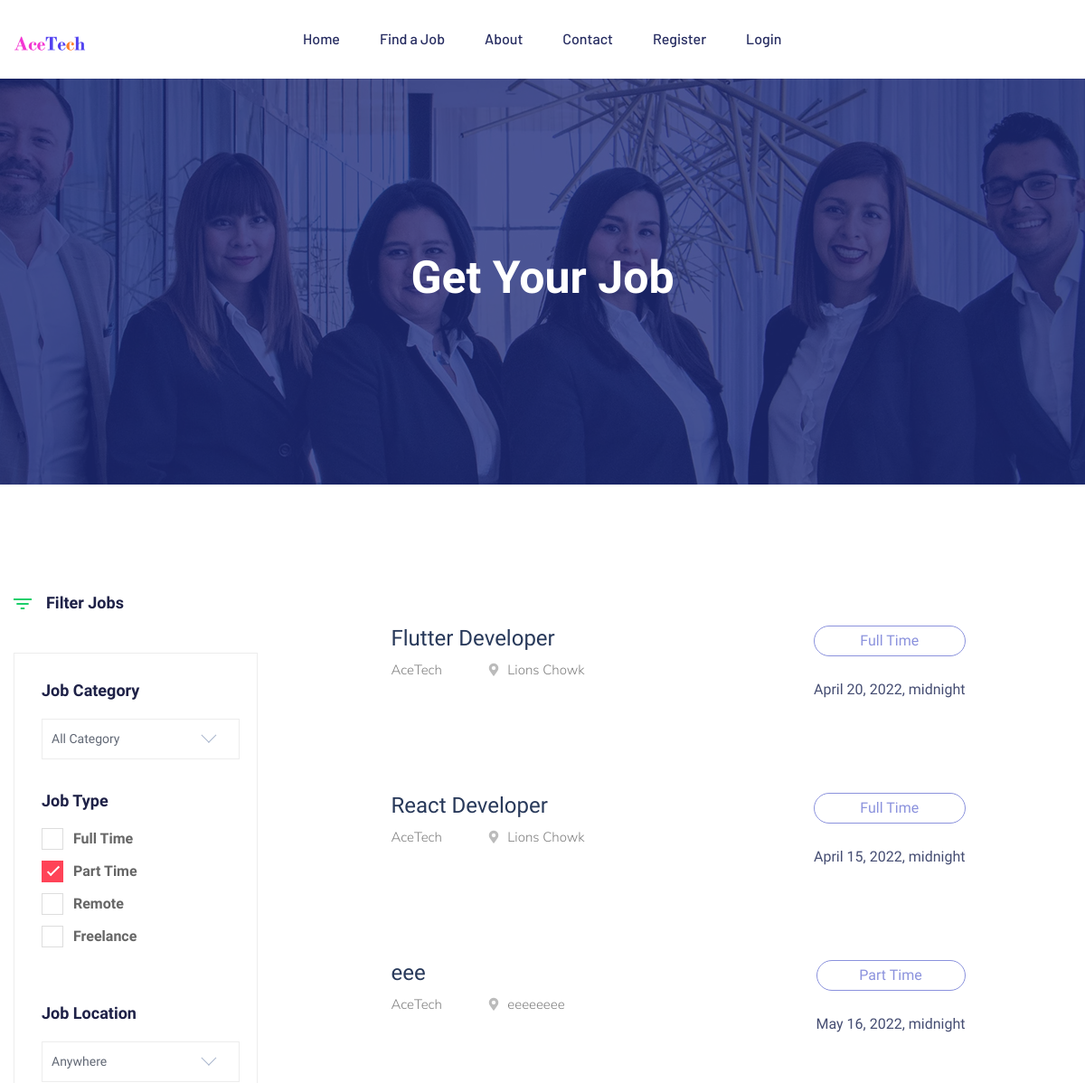
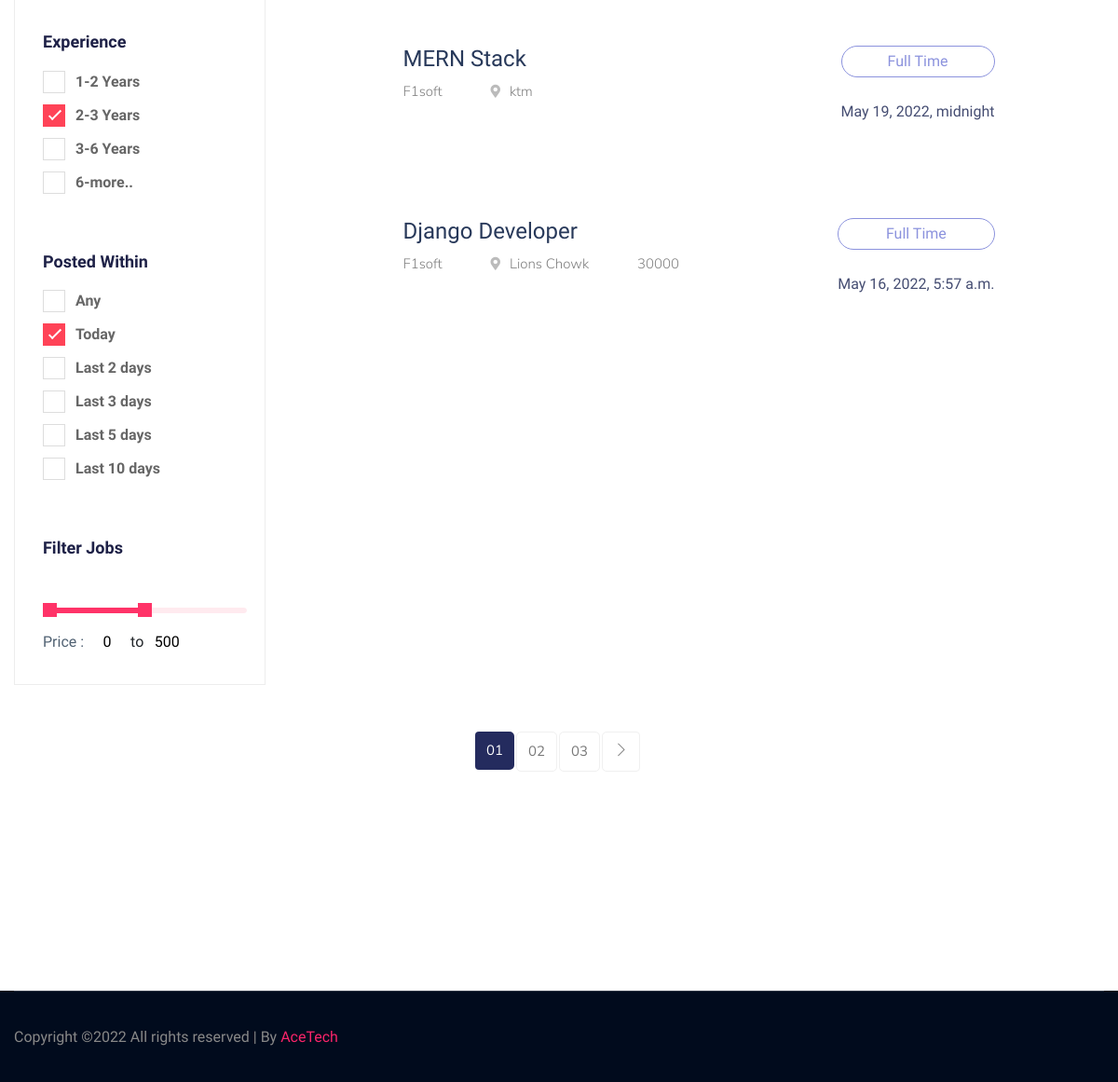
Page /jobs on the committed database (2 pictures, top to bottom).
### jobsapp/models.py (models this page shows, shortened)
class Job(models.Model):
    user = models.ForeignKey(User, on_delete=models.CASCADE)
    title = models.CharField(max_length=300)
    description = models.TextField()
    location = models.CharField(max_length=150)
    type = models.CharField(choices=JOB_TYPE, max_length=10)
    category = models.CharField(max_length=100)
    last_date = models.DateTimeField()
    company_name = models.CharField(max_length=100)
    company_description = models.TextField()
    website = models.CharField(max_length=100, default="")
    created_at = models.DateTimeField(default=timezone.now)
    filled = models.BooleanField(default=False)
    salary = models.CharField(max_length=100, default="", null=True, blank=True)
    vacant = models.CharField(max_length=100, default="", null=False, blank=False)

### jobsapp/views/home.py (the view)
# urls.py: path('jobs', JobListView.as_view(), name='jobs'),
class JobListView(ListView):
    model = Job
    template_name = 'jobs/jobs.html'
    context_object_name = 'jobs'
    paginate_by = 5

### templates/jobs/jobs.html (shortened to what this page needs)
{% extends 'base.html' %}
{% load static %}
{% block content %}
<main>
    <div class="slider-area ">
        <div class="single-slider section-overly slider-height2 d-flex align-items-center" data-background="assets/img/hero/about.jpg">
            <div class="container">
                <div class="row">
                    <div class="col-xl-12">
                        <div class="hero-cap text-center">
                            <h2>Get your job</h2>
                        </div>
                    </div>
                </div>
            </div>
        </div>
    </div>
    <div class="job-listing-area pt-120 pb-120">
        <div class="container">
            <div class="row">
                <div class="col-xl-3 col-lg-3 col-md-4">
                    <div class="row">
                        <div class="col-12">
                                <div class="small-section-tittle2 mb-45">
                                <div class="ion">
                                </div>
                                <h4>Filter Jobs</h4>
                            </div>
                        </div>
                    </div>
                    <div class="job-category-listing mb-50">
                        <div class="single-listing">
                           <div class="small-section-tittle2">
                                 <h4>Job Category</h4>
                           </div>
                            <div class="select-Categories pt-80 pb-50">
                                <div class="small-section-tittle2">
                                    <h4>Job Type</h4>
                                </div>
                                <label class="container">Full Time
                                    <span class="checkmark"></span>
                                </label>
                                <label class="container">Part Time
                                    <span class="checkmark"></span>
                                </label>
                                <label class="container">Remote
                                    <span class="checkmark"></span>
                                </label>
                                <label class="container">Freelance
                                    <span class="checkmark"></span>
                                </label>
                            </div>
                        </div>
                        <div class="single-listing">
                           <div class="small-section-tittle2">
                                 <h4>Job Location</h4>
                           </div>
                            <div class="select-Categories pt-80 pb-50">
                                <div class="small-section-tittle2">
                                    <h4>Experience</h4>
                                </div>
                                <label class="container">1-2 Years
                                    <span class="checkmark"></span>
                                </label>
                                <label class="container">2-3 Years
                                    <span class="checkmark"></span>
                                </label>
                                <label class="container">3-6 Years
                                    <span class="checkmark"></span>
                                </label>
                                <label class="container">6-more..
                                    <span class="checkmark"></span>
                                </label>
                            </div>
                        </div>
                        <div class="single-listing">
                            <div class="select-Categories pb-50">
                                <div class="small-section-tittle2">
                                    <h4>Posted Within</h4>
                                </div>
                                <label class="container">Any
                                    <span class="checkmark"></span>
                                </label>
                                <label class="container">Today
                                    <span class="checkmark"></span>
                                </label>
                                <label class="container">Last 2 days
                                    <span class="checkmark"></span>
                                </label>
                                <label class="container">Last 3 days
                                    <span class="checkmark"></span>
                                </label>
                                <label class="container">Last 5 days
                                    <span class="checkmark"></span>
                                </label>
                                <label class="container">Last 10 days
                                    <span class="checkmark"></span>
                                </label>
                            </div>
                        </div>
                        <div class="single-listing">
                            <aside class="left_widgets p_filter_widgets price_rangs_aside sidebar_box_shadow">
                                <div class="small-section-tittle2">
                                    <h4>Filter Jobs</h4>
                                </div>
                                <div class="widgets_inner">
                                    <div class="range_item">
                                        <input type="text" class="js-range-slider" value="" />
                                        <div class="d-flex align-items-center">
                                            <div class="price_text">
                                                <p>Price :</p>
                                            </div>
                                            <div class="price_value d-flex justify-content-center">
                                                <input type="text" class="js-input-from" id="amount" readonly />
                                                <span>to</span>
                                                <input type="text" class="js-input-to" id="amount" readonly />
                                            </div>
                                        </div>
                                    </div>
                                </div>
                            </aside>
                        </div>
                    </div>
                </div>
                <div class="col-xl-9 col-lg-9 col-md-8">
                    <section class="featured-job-area">
                        <div class="container">
                            <div class="row justify-content-center">
                                <div class="col-xl-10">
                                    {% for job in jobs %}
                                    <div class="single-job-items mb-30">
                                        <div class="job-items">
                                            <div class="job-tittle">
                                                <a href="{% url 'jobs:jobs-detail' job.id %}"><h4>{{ job.title }}</h4></a>
                                                <ul>
                                                    <li>{{ job.company_name }}</li>
                                                    <li><i class="fas fa-map-marker-alt"></i>{{ job.location }}</li>
                                                    <li> {{ job.salary }}</li>
                                                </ul>
                                            </div>
                                        </div>
                                        <div class="items-link f-right">
                                            {% if job.type == '1' %}
                                            <a href="job_details.html">Full Time</a>
                                                    {% elif job.type == '2' %}
                                                    <a href="job_details.html">Part Time</a>
                                                    {% else %}
                                                    <a href="job_details.html">Internship</a>
                                                    {% endif %}
                                            <span>{{ job.last_date }}</span>
                                        </div>
                                    </div>
                                    {% endfor %}
                                </div>
                            </div>
            </div>
        </div>
    </div>
    <div class="pagination-area pb-115 text-center">
        <div class="container">
            <div class="row">
                <div class="col-xl-12">
                    <div class="single-wrap d-flex justify-content-center">
                        <nav aria-label="Page navigation example">
                            <ul class="pagination justify-content-start">
                                <li class="page-item active"><a class="page-link" href="#">01</a></li>
                                <li class="page-item"><a class="page-link" href="#">02</a></li>
                                <li class="page-item"><a class="page-link" href="#">03</a></li>
                            <li class="page-item"><a class="page-link" href="#"><span class="ti-angle-right"></span></a></li>
                            </ul>
                        </nav>
                    </div>
                </div>
            </div>
        </div>
    </div>
</main>
{% endblock %}

### templates/base.html (shortened to what this page needs)
{% load static %}
<!doctype html>
<html class="no-js" lang="zxx">
    <head>
        <link type="text/css" href="{% static 'assets/css/pixel.css' %}" rel="stylesheet">
            <link rel="stylesheet" href="{% static 'assets/css/bootstrap.min.css' %}">
            <link rel="stylesheet" href="{% static 'assets/css/owl.carousel.min.css' %}">
            <link rel="stylesheet" href="{% static 'assets/css/flaticon.css' %}">
            <link rel="stylesheet" href="{% static 'assets/css/price_rangs.css' %}">
            <link rel="stylesheet" href="{% static 'assets/css/slicknav.css' %}">
            <link rel="stylesheet" href="{% static 'assets/css/animate.min.css' %}">
            <link rel="stylesheet" href="{% static 'assets/css/magnific-popup.css' %}">
            <link rel="stylesheet" href="{% static 'assets/css/fontawesome-all.min.css' %}">
            <link rel="stylesheet" href="{% static 'assets/css/themify-icons.css' %}">
            <link rel="stylesheet" href="{% static 'assets/css/slick.css' %}">
            <link rel="stylesheet" href="{% static 'assets/css/nice-select.css' %}">
            <link rel="stylesheet" href="{% static 'assets/css/style.css' %}">
            <link rel="stylesheet" href="{% static 'assets/scss/style.scss' %}">
   </head>
   <body>
    <header>
       <div class="header-area header-transparrent">
           <div class="headder-top header-sticky">
                <div class="container">
                    <div class="row align-items-center">
                        <div class="col-lg-3 col-md-2">
                            <div class="logo">
                                <a href="/"><img src="{% static 'assets/img/logo/Acetech.png' %}" alt=""></a>
                            </div>
                        </div>
                        <div class="col-lg-9 col-md-9">
                            <div class="menu-wrapper">
                                <div class="main-menu">
                                    <nav class="d-none d-lg-block">
                                        <ul id="navigation">
                                            <li><a href="/">Home</a></li>
                                            <li><a href="{% url 'jobs:jobs' %}">Find a Job </a></li>
                                            <li><a href="">About</a></li>
                                            <li><a href="">Contact</a></li>
                                            {% if request.user.is_authenticated and request.user.role == 'employer' %}
                                                <li><a href="{% url 'jobs:employer-profile' %}" style="color:#fb246a">
                                                    {% if request.user.role == 'employee' %}
                                                    {{ request.user.first_name }} {{ request.user.last_name }}
                                                {% else %}
                                                    {{ request.user.first_name }}
                                                {% endif %}</a>
                                                    <ul class="submenu">
                                                        <li><a href="{% url 'jobs:employer-dashboard' %}">Dashboard</a></li>
                                                        <li><a href="{% url 'jobs:employer-all-applicants' %}">Applicants</a></li>
                                                        <li><a href="{% url 'jobs:employer-jobs-create' %}">Post a Job</a></li>
                                                        <li><a href="{% url 'accounts:logout' %}">Logout</a></li>
                                                    </ul>
                                                </li>
                                            {% else %}
                                            <li><a href="#">Register</a>
                                            </li>
                                            <li><a href="{% url 'accounts:login' %}" >Login</a></li>
                                        </ul>
                                    </nav>
                                </div>
                                {% endif %}
                            </div>
                        </div>
                        <div class="col-12">
                        </div>
                    </div>
                </div>
           </div>
       </div>
    </header>
{% block content %}
{% endblock content %}
<div class="footer-bottom-area footer-bg">
    <div class="container">
        <div class="footer-border">
             <div class="row d-flex justify-content-between align-items-center">
                 <div class="col-xl-10 col-lg-10 ">
                     <div class="footer-copy-right">
                         <p>
Copyright &copy;<script>document.write(new Date().getFullYear());</script> All rights reserved | By <a href="">AceTech </a>
</p>
                     </div>
</body>
</html>

### static/assets/css/price_rangs.css (style rules this page uses)
.irs-hidden-input { position: absolute !important; display: block !important; top: 0 !important; left: 0 !important; width: 0 !important; height: 0 !important; font-size: 0 !important; line-height: 0 !important; padding: 0 !important; margin: 0 !important; outline: none !important; z-index: -9999 !important; background: none !important; border-style: solid !important; border-color: transparent !important; }

### rows in the picture
Job: title "Flutter Developer", company_name "AceTech", location "Lions Chowk", type "Full Time", last_date "April 20, 2022, midnight"
Job: title "React Developer", company_name "AceTech", location "Lions Chowk", type "Full Time", last_date "April 15, 2022, midnight"
Job: title "eee", company_name "AceTech", location "eeeeeeee", type "Part Time", last_date "May 16, 2022, midnight"
Job: title "MERN Stack", company_name "F1soft", location "ktm", type "Full Time", last_date "May 19, 2022, midnight"
Job: title "Django Developer", company_name "F1soft", location "Lions Chowk", salary "30000", type "Full Time", last_date "May 16, 2022, 5:57 a.m."
